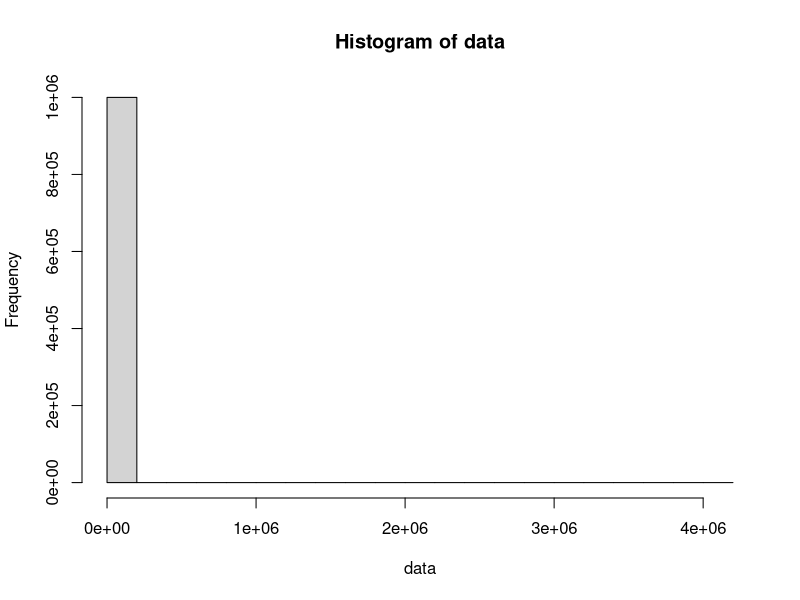
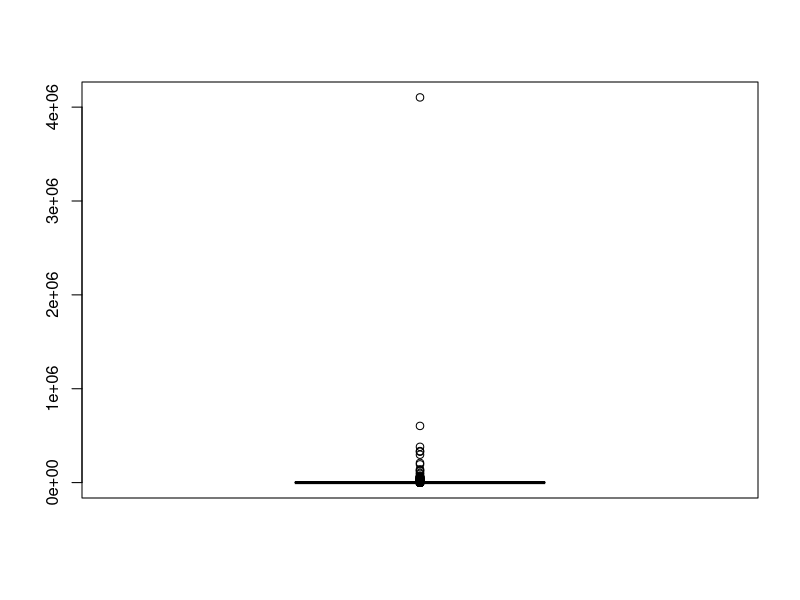
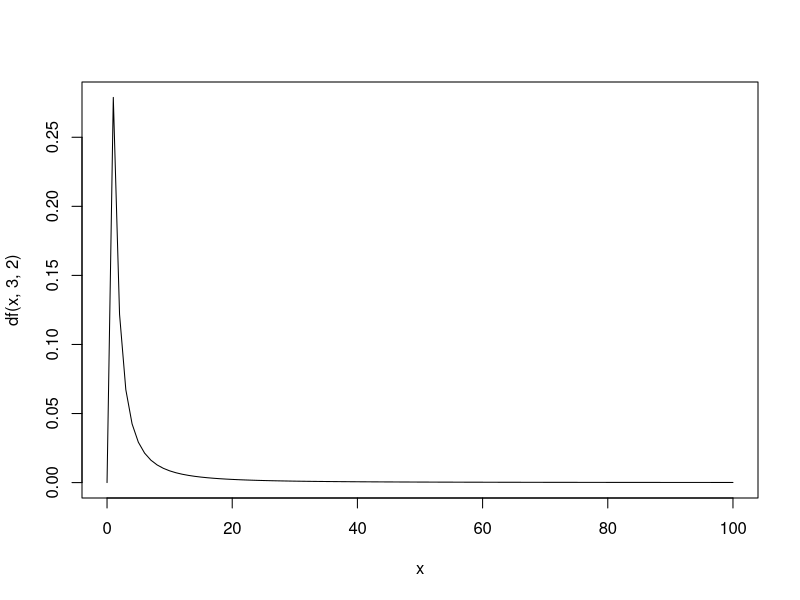

Here is the R script that generated these plots, in order:
#simulating some values from the F distribution
n.sims=10^6
data=rf(n.sims, 3,2)
hist(data, breaks=25)
summary(data)
boxplot(data)
#the density
curve(df(x, 3, 2), from=0, to=100)
